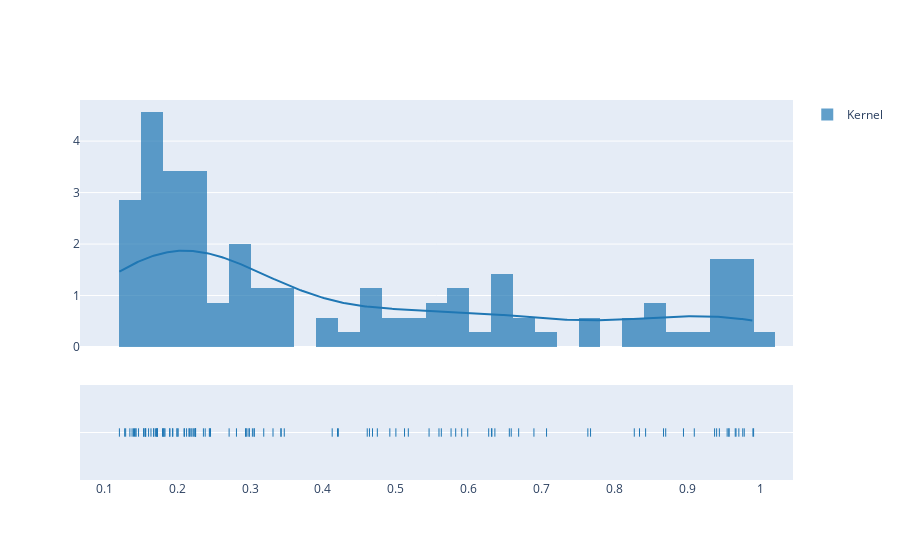

This figure's notebook cell:
### Code cell
import plotly.figure_factory as ff


# Group data together
hist_data = [y_prob_kernel2, ]

group_labels = ['Kernel', ]

# Create distplot with custom bin_size
fig = ff.create_distplot(hist_data, group_labels, bin_size=.03,)
fig.show()

### Figure 1 — Plotly figure (JSON) as saved in the notebook; plotly's stock layout.template omitted (floating-point values rounded to 4 significant figures; data arrays with more than 128 entries replaced by an {"elided": "..."} marker saying what was removed)
{"data": [{"autobinx": false, "histnorm": "probability density", "legendgroup": "Kernel", "marker": {"color": "rgb(31, 119, 180)"}, "name": "Kernel", "opacity": 0.7, "x": [0.2384, 0.2712, 0.6685, 0.2359, 0.9373, 0.9759, 0.2201, 0.164, 0.2457, 0.3056, 0.135, 0.6894, 0.5171, 0.5757, 0.1539, 0.9656, 0.4199, 0.6274, 0.8672, 0.5986, 0.1207, 0.7671, 0.4126, 0.8702, 0.1999, 0.8342, 0.6312, 0.1569, 0.1401, 0.9667, 0.5903, 0.8271, 0.5623, 0.4917, 0.9094, 0.5, 0.6583, 0.1679, 0.1414, 0.2449, 0.2094, 0.2162, 0.1723, 0.5455, 0.5591, 0.1677, 0.3055, 0.6318, 0.1564, 0.1935, 0.4607, 0.7067, 0.1798, 0.4211, 0.2989, 0.3032, 0.2128, 0.1724, 0.1469, 0.1818, 0.2099, 0.2187, 0.2813, 0.4679, 0.9908, 0.1729, 0.3469, 0.3422, 0.1832, 0.2441, 0.1433, 0.194, 0.3426, 0.1543, 0.156, 0.4638, 0.1381, 0.1703, 0.1996, 0.5119, 0.9569, 0.9571, 0.225, 0.6557, 0.1293, 0.2938, 0.4746, 0.2013, 0.7634, 0.2985, 0.1806, 0.9706, 0.1433, 0.9438, 0.6358, 0.1897, 0.978, 0.5821, 0.8946, 0.222, 0.1818, 0.2253, 0.2956, 0.1607, 0.9545, 0.1279, 0.2944, 0.9401, 0.3314, 0.2234, 0.9899, 0.1717, 0.8426, 0.225, 0.2166, 0.1899, 0.3187], "xaxis": "x", "xbins": {"end": 0.9908, "size": 0.03, "start": 0.1207}, "yaxis": "y", "type": "histogram"}, {"legendgroup": "Kernel", "marker": {"color": "rgb(31, 119, 180)"}, "mode": "lines", "name": "Kernel", "showlegend": false, "x": {"elided": "500 float values"}, "xaxis": "x", "y": {"elided": "500 float values"}, "yaxis": "y", "type": "scatter"}, {"legendgroup": "Kernel", "marker": {"color": "rgb(31, 119, 180)", "symbol": "line-ns-open"}, "mode": "markers", "name": "Kernel", "showlegend": false, "x": [0.2384, 0.2712, 0.6685, 0.2359, 0.9373, 0.9759, 0.2201, 0.164, 0.2457, 0.3056, 0.135, 0.6894, 0.5171, 0.5757, 0.1539, 0.9656, 0.4199, 0.6274, 0.8672, 0.5986, 0.1207, 0.7671, 0.4126, 0.8702, 0.1999, 0.8342, 0.6312, 0.1569, 0.1401, 0.9667, 0.5903, 0.8271, 0.5623, 0.4917, 0.9094, 0.5, 0.6583, 0.1679, 0.1414, 0.2449, 0.2094, 0.2162, 0.1723, 0.5455, 0.5591, 0.1677, 0.3055, 0.6318, 0.1564, 0.1935, 0.4607, 0.7067, 0.1798, 0.4211, 0.2989, 0.3032, 0.2128, 0.1724, 0.1469, 0.1818, 0.2099, 0.2187, 0.2813, 0.4679, 0.9908, 0.1729, 0.3469, 0.3422, 0.1832, 0.2441, 0.1433, 0.194, 0.3426, 0.1543, 0.156, 0.4638, 0.1381, 0.1703, 0.1996, 0.5119, 0.9569, 0.9571, 0.225, 0.6557, 0.1293, 0.2938, 0.4746, 0.2013, 0.7634, 0.2985, 0.1806, 0.9706, 0.1433, 0.9438, 0.6358, 0.1897, 0.978, 0.5821, 0.8946, 0.222, 0.1818, 0.2253, 0.2956, 0.1607, 0.9545, 0.1279, 0.2944, 0.9401, 0.3314, 0.2234, 0.9899, 0.1717, 0.8426, 0.225, 0.2166, 0.1899, 0.3187], "xaxis": "x", "y": ["Kernel", "Kernel", "Kernel", "Kernel", "Kernel", "Kernel", "Kernel", "Kernel", "Kernel", "Kernel", "Kernel", "Kernel", "Kernel", "Kernel", "Kernel", "Kernel", "Kernel", "Kernel", "Kernel", "Kernel", "Kernel", "Kernel", "Kernel", "Kernel", "Kernel", "Kernel", "Kernel", "Kernel", "Kernel", "Kernel", "Kernel", "Kernel", "Kernel", "Kernel", "Kernel", "Kernel", "Kernel", "Kernel", "Kernel", "Kernel", "Kernel", "Kernel", "Kernel", "Kernel", "Kernel", "Kernel", "Kernel", "Kernel", "Kernel", "Kernel", "Kernel", "Kernel", "Kernel", "Kernel", "Kernel", "Kernel", "Kernel", "Kernel", "Kernel", "Kernel", "Kernel", "Kernel", "Kernel", "Kernel", "Kernel", "Kernel", "Kernel", "Kernel", "Kernel", "Kernel", "Kernel", "Kernel", "Kernel", "Kernel", "Kernel", "Kernel", "Kernel", "Kernel", "Kernel", "Kernel", "Kernel", "Kernel", "Kernel", "Kernel", "Kernel", "Kernel", "Kernel", "Kernel", "Kernel", "Kernel", "Kernel", "Kernel", "Kernel", "Kernel", "Kernel", "Kernel", "Kernel", "Kernel", "Kernel", "Kernel", "Kernel", "Kernel", "Kernel", "Kernel", "Kernel", "Kernel", "Kernel", "Kernel", "Kernel", "Kernel", "Kernel", "Kernel", "Kernel", "Kernel", "Kernel", "Kernel", "Kernel"], "yaxis": "y2", "type": "scatter"}], "layout": {"barmode": "overlay", "hovermode": "closest", "legend": {"traceorder": "reversed"}, "xaxis": {"anchor": "y2", "domain": [0.0, 1.0], "zeroline": false}, "yaxis": {"anchor": "free", "domain": [0.35, 1], "position": 0.0}, "yaxis2": {"anchor": "x", "domain": [0, 0.25], "dtick": 1, "showticklabels": false}}}
